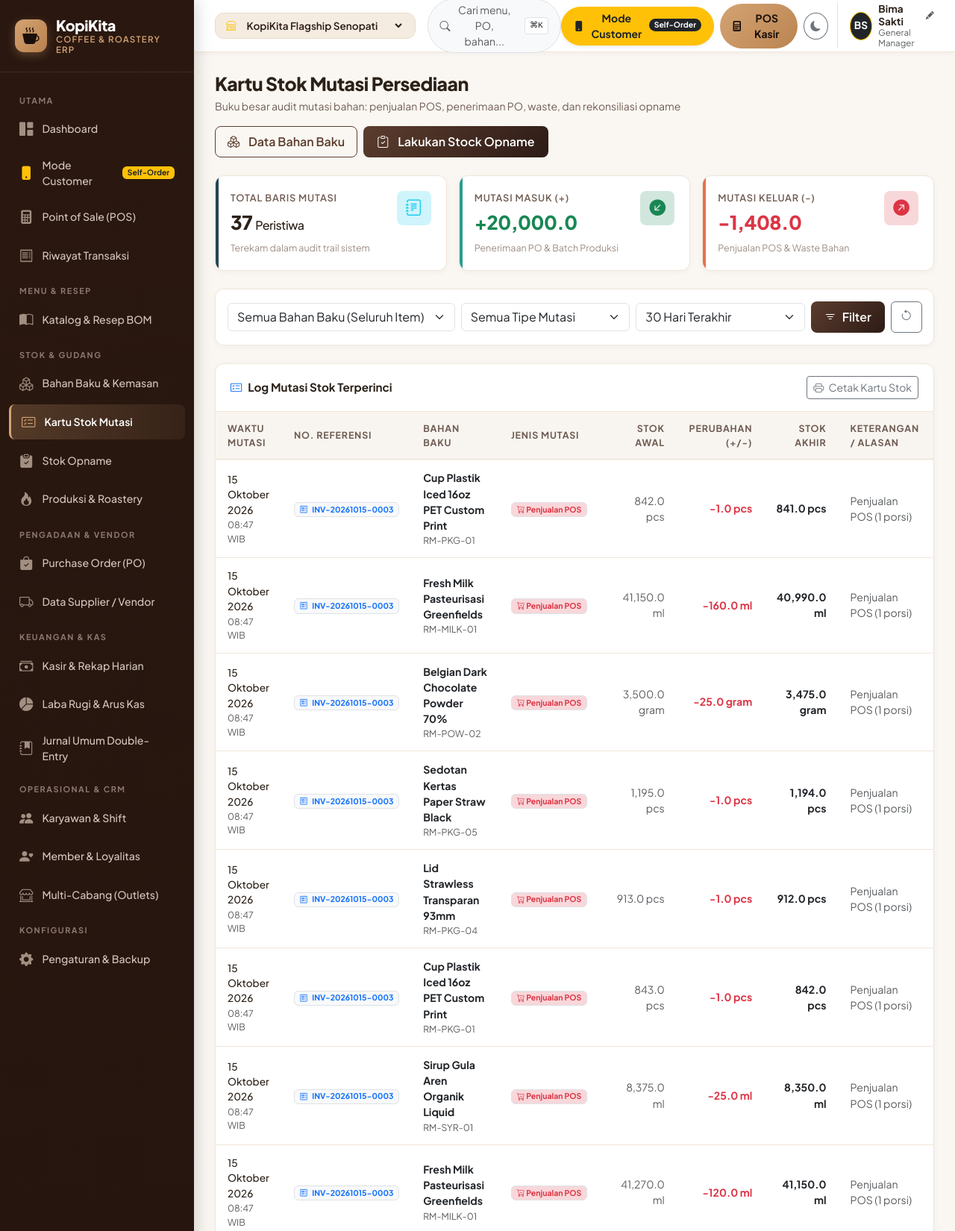
/stock_card.php (upper part), run on the app's committed database.
### tables this page shows
CREATE TABLE app_settings (
    key_name TEXT PRIMARY KEY,
    val_text TEXT
);

CREATE TABLE stock_mutations (
    id INTEGER PRIMARY KEY AUTOINCREMENT,
    raw_material_id INTEGER NOT NULL,
    outlet_id INTEGER DEFAULT 1,
    mutation_type TEXT NOT NULL,
    reference_no TEXT,
    qty_change REAL NOT NULL,
    qty_before REAL NOT NULL,
    qty_after REAL NOT NULL,
    notes TEXT,
    created_at TEXT DEFAULT (datetime('now', 'localtime')),
    FOREIGN KEY (raw_material_id) REFERENCES raw_materials(id)
);

CREATE TABLE raw_materials (
    id INTEGER PRIMARY KEY AUTOINCREMENT,
    code TEXT UNIQUE NOT NULL,
    name TEXT NOT NULL,
    category TEXT NOT NULL,
    unit TEXT NOT NULL,
    current_stock REAL DEFAULT 0,
    min_stock REAL DEFAULT 10,
    cost_per_unit REAL DEFAULT 0,
    outlet_id INTEGER DEFAULT 1,
    created_at TEXT DEFAULT (datetime('now', 'localtime')),
    FOREIGN KEY (outlet_id) REFERENCES outlets(id)
);

### stock_card.php (the view, shortened to what the rows shown need)
<?php
require_once __DIR__ . '/includes/header.php';
$outletId = $currentOutlet['id'];
$dateFilter = $_GET['date'] ?? '30days';
$where = ["sm.outlet_id = :outlet_id"];
$params = [':outlet_id' => $outletId];
if ($dateFilter === 'today') {
    $where[] = "date(sm.created_at) = :today";
    $params[':today'] = date('Y-m-d');
} elseif ($dateFilter === '7days') {
    $where[] = "date(sm.created_at) >= :sevendays";
    $params[':sevendays'] = date('Y-m-d', strtotime('-7 days'));
} elseif ($dateFilter === '30days') {
    $where[] = "date(sm.created_at) >= :thirtydays";
    $params[':thirtydays'] = date('Y-m-d', strtotime('-30 days'));
}
$whereClause = implode(' AND ', $where);
$mutations = dbFetchAll("
    SELECT sm.*, rm.name as material_name, rm.code as material_code, rm.unit as material_unit
    FROM stock_mutations sm
    JOIN raw_materials rm ON sm.raw_material_id = rm.id
    WHERE {$whereClause}
    ORDER BY sm.id DESC
", $params);
?>
<div class="page-header">
    <div>
        <h1 class="page-title">Kartu Stok Mutasi Persediaan</h1>
    </div>
</div>
<div class="card-coffee">
    <div class="table-responsive">
        <table class="table-coffee table-hover">
            <thead>
                <tr>
                    <th>Waktu Mutasi</th>
                    <th>No. Referensi</th>
                    <th>Bahan Baku</th>
                    <th>Jenis Mutasi</th>
                    <th class="text-end">Stok Awal</th>
                    <th class="text-end">Perubahan (+/-)</th>
                    <th class="text-end">Stok Akhir</th>
                    <th>Keterangan / Alasan</th>
                </tr>
            </thead>
            <tbody>
                <?php if (empty($mutations)): ?>
                    <tr>
                        <td colspan="8" class="text-center py-5 text-muted">
                            <i class="bi bi-journal-x fs-1 d-block mb-2 text-secondary"></i>
                            Tidak ada riwayat mutasi stok untuk filter ini.
                        </td>
                    </tr>
                <?php else: ?>
                    <?php foreach ($mutations as $m): ?>
                        <tr>
                            <td>
                                <div style="font-size: 0.85rem; font-weight: 500;"><?php echo formatDate($m['created_at'], 'date'); ?></div>
                                <div class="text-muted small"><?php echo formatDate($m['created_at'], 'time'); ?> WIB</div>
                            </td>
                            <td>
                                <?php if (str_starts_with($m['reference_no'], 'INV-')): ?>
                                    <span class="badge bg-light text-primary border">
                                        <i class="bi bi-receipt me-1"></i> <?php echo htmlspecialchars($m['reference_no']); ?>
                                    </span>
                                <?php elseif (str_starts_with($m['reference_no'], 'PO-')): ?>
                                    <span class="badge bg-light text-success border">
                                        <i class="bi bi-bag-check me-1"></i> <?php echo htmlspecialchars($m['reference_no']); ?>
                                    </span>
                                <?php else: ?>
                                    <span class="badge bg-light text-dark border">
                                        <?php echo htmlspecialchars($m['reference_no'] ?: '-'); ?>
                                    </span>
                                <?php endif; ?>
                            </td>
                            <td>
                                <div class="fw-bold text-dark"><?php echo htmlspecialchars($m['material_name']); ?></div>
                                <div class="text-muted small"><?php echo htmlspecialchars($m['material_code']); ?></div>
                            </td>
                            <td>
                                <?php if ($m['mutation_type'] === 'POS_SALE'): ?>
                                    <span class="badge bg-danger-subtle text-danger border">
                                        <i class="bi bi-cart-dash"></i> Penjualan POS
                                    </span>
                                <?php elseif ($m['mutation_type'] === 'PURCHASE_RECEIPT'): ?>
                                    <span class="badge bg-success-subtle text-success border">
                                        <i class="bi bi-truck"></i> Penerimaan PO
                                    </span>
                                <?php elseif ($m['mutation_type'] === 'STOCK_OPNAME'): ?>
                                    <span class="badge bg-info-subtle text-info border">
                                        <i class="bi bi-clipboard-check"></i> Opname Fisik
                                    </span>
                                <?php elseif ($m['mutation_type'] === 'WASTE'): ?>
                                    <span class="badge bg-warning-subtle text-warning border">
                                        <i class="bi bi-trash"></i> Waste / Rusak
                                    </span>
                                <?php elseif (str_starts_with($m['mutation_type'], 'PRODUCTION')): ?>
                                    <span class="badge bg-primary-subtle text-primary border">
                                        <i class="bi bi-fire"></i> Batch Roastery
                                    </span>
                                <?php else: ?>
                                    <span class="badge bg-light text-dark border"><?php echo htmlspecialchars($m['mutation_type']); ?></span>
                                <?php endif; ?>
                            </td>
                            <td class="text-end text-muted">
                                <?php echo number_format($m['qty_before'], 1); ?> <?php echo htmlspecialchars($m['material_unit']); ?>
                            </td>
                            <td class="text-end fw-bold <?php echo $m['qty_change'] > 0 ? 'text-success' : 'text-danger'; ?>">
                                <?php echo ($m['qty_change'] > 0 ? '+' : '') . number_format($m['qty_change'], 1); ?> <?php echo htmlspecialchars($m['material_unit']); ?>
                            </td>
                            <td class="text-end fw-bold text-dark">
                                <?php echo number_format($m['qty_after'], 1); ?> <?php echo htmlspecialchars($m['material_unit']); ?>
                            </td>
                            <td class="small text-muted">
                                <?php echo htmlspecialchars($m['notes'] ?: '-'); ?>
                            </td>
                        </tr>
                    <?php endforeach; ?>
                <?php endif; ?>
            </tbody>
        </table>
    </div>
</div>
<?php require_once __DIR__ . '/includes/footer.php'; ?>

### includes/header.php (shortened to what the rows shown need)
<?php
require_once __DIR__ . '/functions.php';
$currentOutlet = getCurrentOutlet();
$allOutlets = getAllOutlets();
$currentUser = getCurrentUser();
?>
<!DOCTYPE html>
<html lang="id" data-theme="light">
<head>
    <link href="https://cdn.jsdelivr.net/npm/bootstrap@5.3.3/dist/css/bootstrap.min.css" rel="stylesheet">
    <link rel="stylesheet" href="https://cdn.jsdelivr.net/npm/bootstrap-icons@1.11.3/font/bootstrap-icons.min.css">
    <link rel="stylesheet" href="assets/css/style.css">
</head>
<body>
<div class="app-container">
    <?php require_once __DIR__ . '/sidebar.php'; ?>
    <div class="app-main">
        <header class="app-header">
            <div class="d-flex align-items-center gap-2">
                <div class="d-flex align-items-center gap-2 border-start ps-3 ms-1" style="cursor: pointer;" data-bs-toggle="modal" data-bs-target="#userProfileModal" title="Klik untuk Ganti Nama Manager & Role">
                    <div class="d-none d-md-block text-start" style="line-height: 1.2;">
                        <div class="fw-bold d-flex align-items-center gap-1" style="font-size: 0.85rem;">
                            <span id="headerUserName"><?php echo htmlspecialchars($currentUser['name']); ?></span>
                            <i class="bi bi-pencil-fill text-muted" style="font-size: 0.7rem;"></i>
                        </div>
                    </div>
                </div>
            </div>
        </header>
        <main class="page-body">

### data on the page
app_settings: val_text "Bima Sakti"
stock_mutations: created_at "15 Oktober 2026", created_at "08:47", reference_no "INV-20261015-0003", raw_material.name "Cup Plastik Iced 16oz PET Custom Print", raw_material.code "RM-PKG-01", mutation_type "POS_SALE" (drawn), qty_before "842.0", raw_material.unit "pcs", qty_change "-1.0", qty_after "841.0", notes "Penjualan POS (1 porsi)"
stock_mutations: created_at "15 Oktober 2026", created_at "08:47", reference_no "INV-20261015-0003", raw_material.name "Fresh Milk Pasteurisasi Greenfields", raw_material.code "RM-MILK-01", mutation_type "POS_SALE" (drawn), qty_before "41,150.0", raw_material.unit "ml", qty_change "-160.0", qty_after "40,990.0", notes "Penjualan POS (1 porsi)"
stock_mutations: created_at "15 Oktober 2026", created_at "08:47", reference_no "INV-20261015-0003", raw_material.name "Belgian Dark Chocolate Powder 70%", raw_material.code "RM-POW-02", mutation_type "POS_SALE" (drawn), qty_before "3,500.0", raw_material.unit "gram", qty_change "-25.0", qty_after "3,475.0", notes "Penjualan POS (1 porsi)"
stock_mutations: created_at "15 Oktober 2026", created_at "08:47", reference_no "INV-20261015-0003", raw_material.name "Sedotan Kertas Paper Straw Black", raw_material.code "RM-PKG-05", mutation_type "POS_SALE" (drawn), qty_before "1,195.0", raw_material.unit "pcs", qty_change "-1.0", qty_after "1,194.0", notes "Penjualan POS (1 porsi)"
stock_mutations: created_at "15 Oktober 2026", created_at "08:47", reference_no "INV-20261015-0003", raw_material.name "Lid Strawless Transparan 93mm", raw_material.code "RM-PKG-04", mutation_type "POS_SALE" (drawn), qty_before "913.0", raw_material.unit "pcs", qty_change "-1.0", qty_after "912.0", notes "Penjualan POS (1 porsi)"
stock_mutations: created_at "15 Oktober 2026", created_at "08:47", reference_no "INV-20261015-0003", raw_material.name "Cup Plastik Iced 16oz PET Custom Print", raw_material.code "RM-PKG-01", mutation_type "POS_SALE" (drawn), qty_before "843.0", raw_material.unit "pcs", qty_change "-1.0", qty_after "842.0", notes "Penjualan POS (1 porsi)"
stock_mutations: created_at "15 Oktober 2026", created_at "08:47", reference_no "INV-20261015-0003", raw_material.name "Sirup Gula Aren Organik Liquid", raw_material.code "RM-SYR-01", mutation_type "POS_SALE" (drawn), qty_before "8,375.0", raw_material.unit "ml", qty_change "-25.0", qty_after "8,350.0", notes "Penjualan POS (1 porsi)"
stock_mutations: created_at "15 Oktober 2026", created_at "08:47", reference_no "INV-20261015-0003", raw_material.name "Fresh Milk Pasteurisasi Greenfields", raw_material.code "RM-MILK-01", mutation_type "POS_SALE" (drawn), qty_before "41,270.0", raw_material.unit "ml", qty_change "-120.0", qty_after "41,150.0", notes "Penjualan POS (1 porsi)"

### other printed values
$currentUser['initials'] "BS"
$currentUser['role'] "General Manager"
count($mutations) "37"
$totalIn "20,000.0"
$totalOut "1,408.0"
form field value "KopiKita Flagship Senopati"
